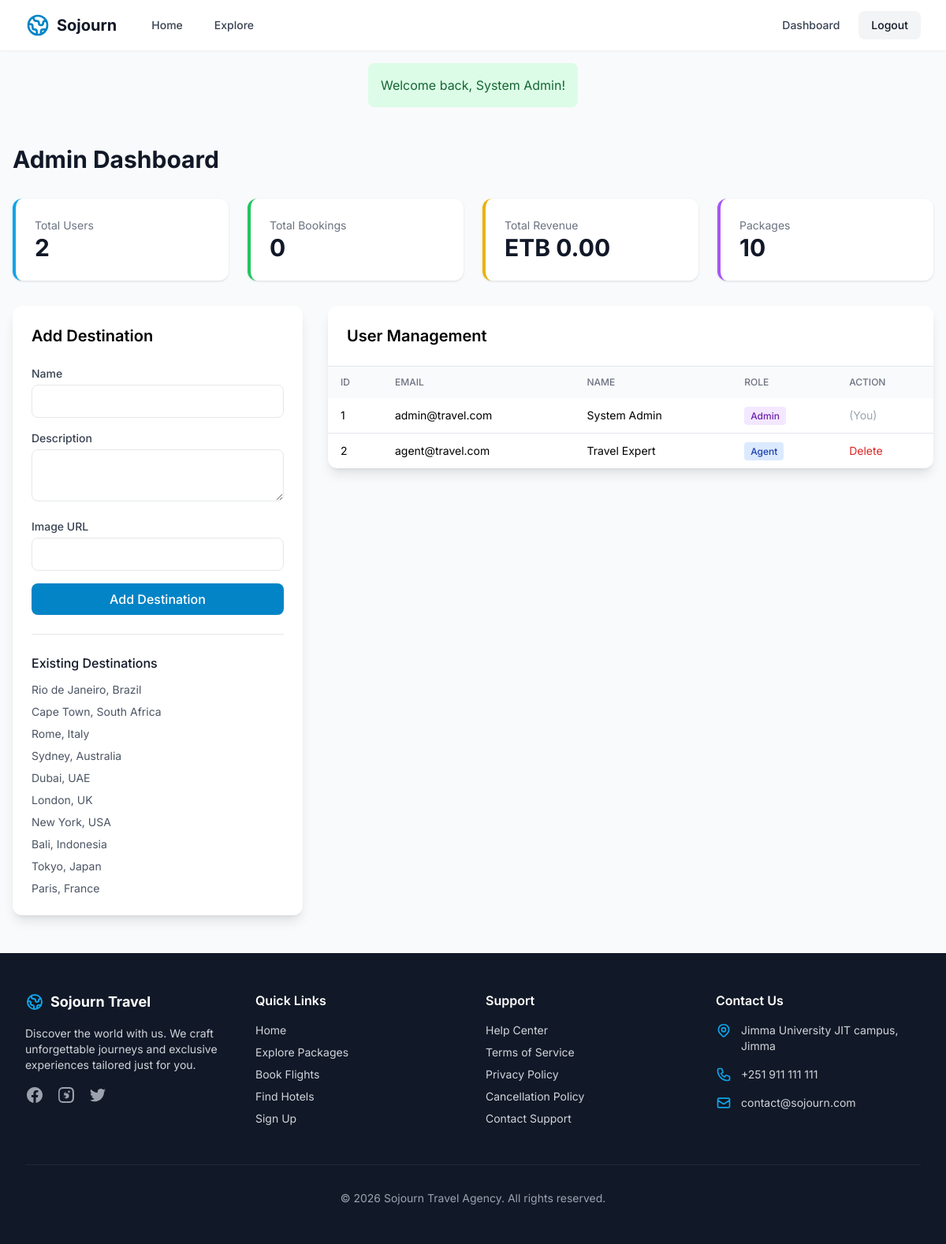
Page /admin/dashboard.php (signed in) on the committed database.
### tables this page shows
CREATE TABLE IF NOT EXISTS destinations (
    id INT PRIMARY KEY AUTO_INCREMENT,
    name VARCHAR(100) NOT NULL,
    description TEXT,
    image_url VARCHAR(500)
);

CREATE TABLE IF NOT EXISTS users (
    id INT PRIMARY KEY AUTO_INCREMENT,
    email VARCHAR(255) UNIQUE NOT NULL,
    password VARCHAR(255) NOT NULL,
    full_name VARCHAR(100) NOT NULL,
    phone VARCHAR(20),
    role ENUM('customer', 'agent', 'admin') NOT NULL DEFAULT 'customer',
    created_at DATETIME DEFAULT CURRENT_TIMESTAMP
);

### includes/functions.php (called while the page is built, shortened)
<?php
function isLoggedIn() {
    return isset($_SESSION['user_id']);
}
function e($string) {
    return htmlspecialchars($string, ENT_QUOTES, 'UTF-8');
}
function getFlash() {
    if (isset($_SESSION['flash'])) {
        $flash = $_SESSION['flash'];
        return $flash;
    }
    return null;
}

### admin/dashboard.php (the view, shortened to what this page needs)
<?php
require_once '../includes/functions.php';
$db = db();
$totalUsers = $db->query("SELECT COUNT(*) FROM users")->fetchColumn();
$totalBookings = $db->query("SELECT COUNT(*) FROM bookings")->fetchColumn();
$totalRevenue = $db->query("SELECT COALESCE(SUM(amount), 0) FROM payments WHERE status = 'success'")->fetchColumn();
$totalPackages = $db->query("SELECT COUNT(*) FROM packages")->fetchColumn();
$users = $db->query("SELECT * FROM users ORDER BY created_at DESC LIMIT 20")->fetchAll();
$destinations = $db->query("SELECT * FROM destinations ORDER BY id DESC")->fetchAll();
require_once '../includes/header.php';
?>
<div class="max-w-7xl mx-auto px-4 py-12">
    <h1 class="text-3xl font-bold text-gray-900 mb-8">Admin Dashboard</h1>
    <div class="grid grid-cols-2 lg:grid-cols-4 gap-6 mb-8">
        <div class="bg-white rounded-xl shadow p-6 border-l-4 border-brand-500">
            <p class="text-gray-500 text-sm">Total Users</p>
            <p class="text-3xl font-bold text-gray-900"><?= $totalUsers ?></p>
        </div>
        <div class="bg-white rounded-xl shadow p-6 border-l-4 border-green-500">
            <p class="text-gray-500 text-sm">Total Bookings</p>
            <p class="text-3xl font-bold text-gray-900"><?= $totalBookings ?></p>
        </div>
        <div class="bg-white rounded-xl shadow p-6 border-l-4 border-yellow-500">
            <p class="text-gray-500 text-sm">Total Revenue</p>
            <p class="text-3xl font-bold text-gray-900">ETB <?= number_format($totalRevenue, 2) ?></p>
        </div>
        <div class="bg-white rounded-xl shadow p-6 border-l-4 border-purple-500">
            <p class="text-gray-500 text-sm">Packages</p>
            <p class="text-3xl font-bold text-gray-900"><?= $totalPackages ?></p>
        </div>
    </div>
    <div class="grid lg:grid-cols-3 gap-8">
        <div>
            <div class="bg-white rounded-xl shadow-lg p-6">
                <h2 class="text-xl font-semibold mb-6">Add Destination</h2>
                <form method="POST" class="space-y-4">
                    <div>
                        <label class="block text-sm font-medium text-gray-700 mb-1">Name</label>
                        <input type="text" name="dest_name" required
                            class="w-full px-4 py-2 border rounded-lg focus:ring-2 focus:ring-brand-500">
                    </div>
                    <div>
                        <label class="block text-sm font-medium text-gray-700 mb-1">Description</label>
                        <textarea name="dest_description" rows="2"
                            class="w-full px-4 py-2 border rounded-lg focus:ring-2 focus:ring-brand-500"></textarea>
                    </div>
                    <div>
                        <label class="block text-sm font-medium text-gray-700 mb-1">Image URL</label>
                        <input type="url" name="dest_image"
                            class="w-full px-4 py-2 border rounded-lg focus:ring-2 focus:ring-brand-500">
                    </div>
                    <button type="submit" class="w-full bg-brand-600 hover:bg-brand-700 text-white py-2 rounded-lg font-medium">
                        Add Destination
                    </button>
                </form>
                <div class="mt-6 pt-6 border-t">
                    <h3 class="font-medium text-gray-900 mb-3">Existing Destinations</h3>
                    <?php if (empty($destinations)): ?>
                        <p class="text-gray-500 text-sm">No destinations yet.</p>
                    <?php else: ?>
                        <ul class="space-y-2">
                            <?php foreach ($destinations as $dest): ?>
                                <li class="text-sm text-gray-600"><?= e($dest['name']) ?></li>
                            <?php endforeach; ?>
                        </ul>
                    <?php endif; ?>
                </div>
            </div>
        </div>
        <div class="lg:col-span-2">
            <div class="bg-white rounded-xl shadow-lg overflow-hidden">
                <div class="p-6 border-b">
                    <h2 class="text-xl font-semibold">User Management</h2>
                </div>
                <div class="overflow-x-auto">
                    <table class="w-full">
                        <thead class="bg-gray-50">
                            <tr>
                                <th class="px-4 py-3 text-left text-xs font-medium text-gray-500 uppercase">ID</th>
                                <th class="px-4 py-3 text-left text-xs font-medium text-gray-500 uppercase">Email</th>
                                <th class="px-4 py-3 text-left text-xs font-medium text-gray-500 uppercase">Name</th>
                                <th class="px-4 py-3 text-left text-xs font-medium text-gray-500 uppercase">Role</th>
                                <th class="px-4 py-3 text-left text-xs font-medium text-gray-500 uppercase">Action</th>
                            </tr>
                        </thead>
                        <tbody class="divide-y">
                            <?php foreach ($users as $user): ?>
                                <tr>
                                    <td class="px-4 py-3 text-sm"><?= $user['id'] ?></td>
                                    <td class="px-4 py-3 text-sm"><?= e($user['email']) ?></td>
                                    <td class="px-4 py-3 text-sm"><?= e($user['full_name']) ?></td>
                                    <td class="px-4 py-3 text-sm">
                                        <span class="px-2 py-1 rounded text-xs font-medium
                                            <?= $user['role'] === 'admin' ? 'bg-purple-100 text-purple-800' :
                                               ($user['role'] === 'agent' ? 'bg-blue-100 text-blue-800' : 'bg-gray-100 text-gray-800') ?>">
                                            <?= ucfirst($user['role']) ?>
                                        </span>
                                    </td>
                                    <td class="px-4 py-3 text-sm">
                                        <?php if ($user['id'] !== $_SESSION['user_id']): ?>
                                            <form method="POST" class="inline">
                                                <button type="submit" onclick="return confirm('Delete this user?')"
                                                    class="text-red-600 hover:text-red-800">Delete</button>
                                            </form>
                                        <?php else: ?>
                                            <span class="text-gray-400">(You)</span>
                                        <?php endif; ?>
                                    </td>
                                </tr>
                            <?php endforeach; ?>
                        </tbody>
                    </table>
                </div>
            </div>
        </div>
    </div>
</div>
<?php require_once '../includes/footer.php'; ?>

### includes/header.php (shortened to what this page needs)
<?php
$scriptPath = $_SERVER['SCRIPT_NAME'];
$basePath = '';
if (strpos($scriptPath, '/admin/') !== false || strpos($scriptPath, '/agent/') !== false || strpos($scriptPath, '/customer/') !== false) {
    $basePath = '../';
}
?>
<!DOCTYPE html>
<html lang="en">
<head>
    <script src="https://cdn.tailwindcss.com"></script>
</head>
<body class="bg-gray-50 min-h-screen flex flex-col">
    <nav class="bg-white shadow-sm sticky top-0 z-50">
        <div class="max-w-7xl mx-auto px-4 sm:px-6 lg:px-8">
            <div class="flex justify-between h-16">
                <div class="flex items-center">
                    <a href="<?= $basePath ?>index.php" class="flex items-center gap-2">
                        <span class="font-bold text-xl text-gray-900">Sojourn</span>
                    </a>
                    <div class="hidden sm:ml-8 sm:flex sm:space-x-4">
                        <a href="<?= $basePath ?>index.php" class="text-gray-700 hover:text-brand-600 px-3 py-2 text-sm font-medium">Home</a>
                        <a href="<?= $basePath ?>search.php" class="text-gray-700 hover:text-brand-600 px-3 py-2 text-sm font-medium">Explore</a>
                    </div>
                </div>
                <div class="flex items-center gap-3">
                    <?php if (isLoggedIn()): ?>
                        <?php
                        $dashboardUrl = $basePath . 'customer/dashboard.php';
                        if ($_SESSION['role'] === 'admin') $dashboardUrl = $basePath . 'admin/dashboard.php';
                        ?>
                        <a href="<?= $dashboardUrl ?>" class="text-gray-700 hover:text-brand-600 px-3 py-2 text-sm font-medium">Dashboard</a>
                        <a href="<?= $basePath ?>logout.php" class="bg-gray-100 hover:bg-gray-200 text-gray-900 px-4 py-2 rounded-lg text-sm font-medium">Logout</a>
                    <?php else: ?>
                        <a href="<?= $basePath ?>login.php" class="text-gray-700 hover:text-brand-600 px-3 py-2 text-sm font-medium">Login</a>
                        <a href="<?= $basePath ?>register.php" class="bg-brand-600 hover:bg-brand-700 text-white px-4 py-2 rounded-lg text-sm font-medium">Sign Up</a>
                    <?php endif; ?>
                </div>
            </div>
        </div>
    </nav>
    <?php if ($flash = getFlash()): ?>
    <div class="max-w-7xl mx-auto px-4 mt-4">
        <div class="p-4 rounded-lg <?= $flash['type'] === 'success' ? 'bg-green-100 text-green-800' : 'bg-red-100 text-red-800' ?>">
            <?= e($flash['message']) ?>
        </div>
    </div>
    <?php endif; ?>
    <main class="flex-grow">

### includes/footer.php (shortened to what this page needs)
    </main>
    <footer class="bg-gray-900 text-gray-300 mt-auto">
        <div class="max-w-7xl mx-auto px-4 py-12 sm:px-6 lg:px-8">
            <div class="grid grid-cols-1 md:grid-cols-2 lg:grid-cols-4 gap-8">
                <div class="space-y-4">
                    <h3 class="text-white text-lg font-bold flex items-center gap-2">
                        Sojourn Travel
                    </h3>
                    <p class="text-sm">
                        Discover the world with us. We craft unforgettable journeys and exclusive experiences tailored just for you.
                    </p>
                    <div class="flex space-x-4">
                        <a href="#" class="text-gray-400 hover:text-white transition-colors">
                        </a>
                        <a href="#" class="text-gray-400 hover:text-white transition-colors">
                        </a>
                        <a href="#" class="text-gray-400 hover:text-white transition-colors">
                        </a>
                    </div>
                </div>
                <div>
                    <h3 class="text-white font-semibold mb-4">Quick Links</h3>
                    <ul class="space-y-2 text-sm">
                        <li><a href="<?=$basePath?>index.php" class="hover:text-brand-500 transition-colors">Home</a></li>
                        <li><a href="<?=$basePath?>search.php" class="hover:text-brand-500 transition-colors">Explore Packages</a></li>
                        <li><a href="<?=$basePath?>search.php?type=flight" class="hover:text-brand-500 transition-colors">Book Flights</a></li>
                        <li><a href="<?=$basePath?>search.php?type=hotel" class="hover:text-brand-500 transition-colors">Find Hotels</a></li>
                        <li><a href="<?=$basePath?>register.php" class="hover:text-brand-500 transition-colors">Sign Up</a></li>
                    </ul>
                </div>
                <div>
                    <h3 class="text-white font-semibold mb-4">Support</h3>
                    <ul class="space-y-2 text-sm">
                        <li><a href="#" class="hover:text-brand-500 transition-colors">Help Center</a></li>
                        <li><a href="#" class="hover:text-brand-500 transition-colors">Terms of Service</a></li>
                        <li><a href="#" class="hover:text-brand-500 transition-colors">Privacy Policy</a></li>
                        <li><a href="#" class="hover:text-brand-500 transition-colors">Cancellation Policy</a></li>
                        <li><a href="#" class="hover:text-brand-500 transition-colors">Contact Support</a></li>
                    </ul>
                </div>
                <div>
                    <h3 class="text-white font-semibold mb-4">Contact Us</h3>
                    <ul class="space-y-4 text-sm">
                        <li class="flex items-start gap-3">
                            <span>Jimma University JIT campus,<br>Jimma</span>
                        </li>
                        <li class="flex items-center gap-3">
                            <span>+251 911 111 111</span>
                        </li>
                        <li class="flex items-center gap-3">
                            <svg class="h-5 w-5 text-brand-500 flex-shrink-0" fill="none" viewBox="0 0 24 24" stroke="currentColor">
                                <path stroke-linecap="round" stroke-linejoin="round" stroke-width="2" d="M3 8l7.89 5.26a2 2 0 002.22 0L21 8M5 19h14a2 2 0 002-2V7a2 2 0 00-2-2H5a2 2 0 00-2 2v10a2 2 0 002 2z" />
                            </svg>
                            <span>contact@sojourn.com</span>
                        </li>
                    </ul>
                </div>
            </div>
            <div class="border-t border-gray-800 mt-12 pt-8 text-sm text-center text-gray-400">
                <p>&copy; <?= date('Y') ?> Sojourn Travel Agency. All rights reserved.</p>
            </div>
        </div>
    </footer>
</body>
</html>

### includes/header.php (style rules this page uses)
body { font-family: 'Inter', sans-serif; }

### rows in the picture
destinations: name "Rio de Janeiro, Brazil"
destinations: name "Cape Town, South Africa"
destinations: name "Rome, Italy"
destinations: name "Sydney, Australia"
destinations: name "Dubai, UAE"
destinations: name "London, UK"
destinations: name "New York, USA"
destinations: name "Bali, Indonesia"
destinations: name "Tokyo, Japan"
destinations: name "Paris, France"
users: id "1", email "admin@travel.com", full_name "System Admin", role "Admin", shows "(You)"
users: id "2", email "agent@travel.com", full_name "Travel Expert", role "Agent"

### other values in the picture
$flash['message'] "Welcome back, System Admin!"
$totalUsers "2"
$totalBookings "0"
$totalRevenue "0.00"
$totalPackages "10"
